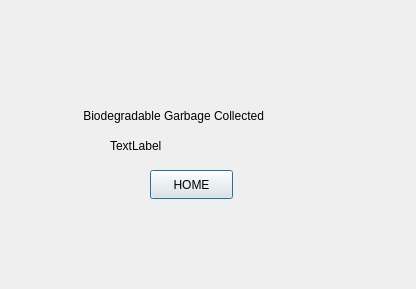
<?xml version="1.0" encoding="UTF-8"?>
<ui version="4.0">
 <class>bioMessCollect</class>
 <widget class="QDialog" name="bioMessCollect">
  <property name="geometry">
   <rect>
    <x>0</x>
    <y>0</y>
    <width>416</width>
    <height>289</height>
   </rect>
  </property>
  <property name="windowTitle">
   <string>Dialog</string>
  </property>
  <widget class="QLabel" name="label">
   <property name="geometry">
    <rect>
     <x>80</x>
     <y>90</y>
     <width>241</width>
     <height>51</height>
    </rect>
   </property>
   <property name="text">
    <string> Biodegradable Garbage Collected</string>
   </property>
  </widget>
  <widget class="QPushButton" name="pushButton">
   <property name="geometry">
    <rect>
     <x>150</x>
     <y>170</y>
     <width>83</width>
     <height>29</height>
    </rect>
   </property>
   <property name="text">
    <string>HOME</string>
   </property>
  </widget>
  <widget class="QLabel" name="dateTimeLabel">
   <property name="geometry">
    <rect>
     <x>110</x>
     <y>130</y>
     <width>221</width>
     <height>31</height>
    </rect>
   </property>
   <property name="text">
    <string>TextLabel</string>
   </property>
  </widget>
 </widget>
 <resources/>
 <connections/>
</ui>
